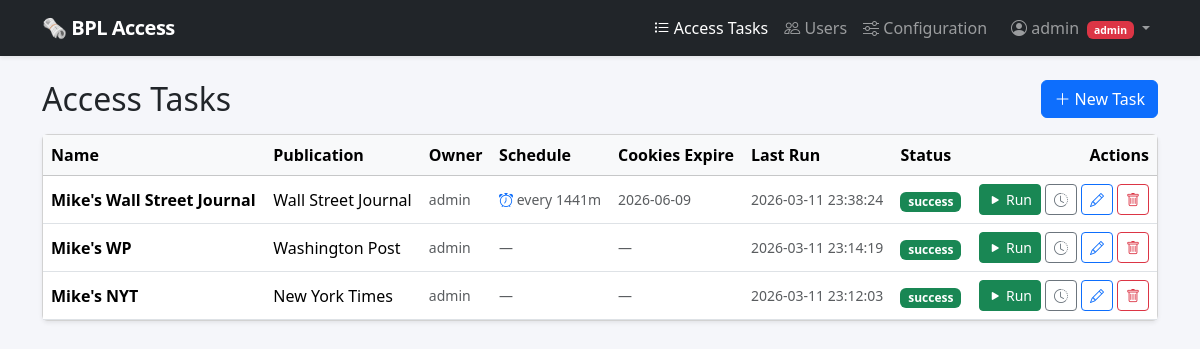
Page /tasks (signed in) on the committed database.
### tables this page shows
CREATE TABLE users (
                id           INTEGER PRIMARY KEY AUTOINCREMENT,
                username     TEXT    NOT NULL UNIQUE COLLATE NOCASE,
                password     TEXT    NOT NULL,
                salt         TEXT    NOT NULL,
                is_admin     INTEGER NOT NULL DEFAULT 0,
                created_at   TEXT    NOT NULL DEFAULT (datetime('now'))
            );

CREATE TABLE tasks (
                id                  INTEGER PRIMARY KEY AUTOINCREMENT,
                name                TEXT    NOT NULL DEFAULT '',
                access_type         TEXT    NOT NULL CHECK (access_type IN ('nyt', 'wp', 'wsj')),
                library_card_number TEXT    NOT NULL DEFAULT '',
                library_last_name   TEXT    NOT NULL DEFAULT '',
                access_email        TEXT    NOT NULL DEFAULT '',
                access_password     TEXT    NOT NULL DEFAULT '',
                access_cookies      TEXT    NOT NULL DEFAULT '',
                created_at          TEXT    NOT NULL DEFAULT (datetime('now')),
                last_run_at         TEXT,
                last_run_status     TEXT
            , user_id INTEGER REFERENCES users(id) ON DELETE CASCADE, schedule_enabled  INTEGER NOT NULL DEFAULT 0, schedule_interval INTEGER NOT NULL DEFAULT 1440, next_run_at       TEXT, cookies_expire_at TEXT);

### app.py (the view)
@app.route("/")
@app.route("/tasks")
@login_required
def tasks():
    db = get_db()
    if current_user.is_admin:
        rows = db.execute(
            "SELECT t.*, u.username FROM tasks t JOIN users u ON u.id = t.user_id ORDER BY t.created_at DESC"
        ).fetchall()
    else:
        rows = db.execute(
            "SELECT t.*, u.username FROM tasks t JOIN users u ON u.id = t.user_id "
            "WHERE t.user_id = ? ORDER BY t.created_at DESC",
            (current_user.id,),
        ).fetchall()
    db.close()
    return render_template("tasks.html", tasks=rows)

### app.py (called while the page is built)
@app.context_processor
def inject_now_utc():
    return {"now_utc": datetime.now(timezone.utc).strftime("%Y-%m-%d %H:%M:%S")}

@login_manager.user_loader
def load_user(user_id):
    db  = get_db()
    row = db.execute("SELECT * FROM users WHERE id = ?", (user_id,)).fetchone()
    db.close()
    return User(row) if row else None

### db.py (called while the page is built)
def get_db() -> sqlite3.Connection:
    conn = sqlite3.connect(str(DB_PATH))
    conn.row_factory = sqlite3.Row
    conn.execute("PRAGMA foreign_keys = ON")
    return conn

### templates/tasks.html (shortened to what this page needs)
{% extends 'base.html' %}
{% block content %}
<div class="d-flex justify-content-between align-items-center mb-3">
  <h2 class="mb-0">Access Tasks</h2>
  <a href="{{ url_for('task_new') }}" class="btn btn-primary">
    <i class="bi bi-plus-lg"></i> New Task
  </a>
</div>
{% set labels = {'nyt': 'New York Times', 'wp': 'Washington Post', 'wsj': 'Wall Street Journal'} %}
{% set status_classes = {'success': 'success', 'failed': 'danger', 'running': 'warning'} %}
{% if tasks %}
<div class="card shadow-sm">
  <table class="table table-hover align-middle mb-0">
    <thead class="table-light">
      <tr>
        <th>Name</th>
        <th>Publication</th>
        {% if current_user.is_admin %}<th>Owner</th>{% endif %}
        <th>Schedule</th>
        <th>Cookies Expire</th>
        <th>Last Run</th>
        <th>Status</th>
        <th class="text-end">Actions</th>
      </tr>
    </thead>
    <tbody>
      {% for t in tasks %}
      <tr>
        <td class="fw-semibold">{{ t.name or '(unnamed)' }}</td>
        <td>{{ labels[t.access_type] }}</td>
        {% if current_user.is_admin %}
        <td class="text-muted small">{{ t.username }}</td>
        {% endif %}
        <td class="text-muted small">
          {% if t.schedule_enabled %}
            <i class="bi bi-alarm text-primary" title="Scheduled"></i>
            every {{ t.schedule_interval }}m
          {% else %}
            <span class="text-muted">—</span>
          {% endif %}
        </td>
        <td class="small">
          {% if t.cookies_expire_at %}
            <span class="
              {%- if t.cookies_expire_at < now_utc %} text-danger fw-semibold
              {%- elif t.cookies_expire_at[:7] <= now_utc[:7] %} text-warning fw-semibold
              {%- else %} text-muted
              {%- endif %}" title="{{ t.cookies_expire_at }} UTC">
              {{ t.cookies_expire_at[:10] }}
            </span>
          {% else %}
            <span class="text-muted">—</span>
          {% endif %}
        </td>
        <td class="text-muted small">{{ t.last_run_at or '—' }}</td>
        <td>
          {% if t.last_run_status %}
            <span class="badge bg-{{ status_classes.get(t.last_run_status, 'secondary') }}
                         {{ 'badge-running' if t.last_run_status == 'running' }}">
              {{ t.last_run_status }}
            </span>
          {% else %}
            <span class="text-muted">—</span>
          {% endif %}
        </td>
        <td class="text-end">
          <div class="d-flex gap-1 justify-content-end">
            <form method="post" action="{{ url_for('task_run', task_id=t.id) }}">
              <button class="btn btn-sm btn-success" title="Run now">
                <i class="bi bi-play-fill"></i> Run
              </button>
            </form>
            <a href="{{ url_for('task_runs', task_id=t.id) }}"
               class="btn btn-sm btn-outline-secondary" title="Run history">
              <i class="bi bi-clock-history"></i>
            </a>
            <a href="{{ url_for('task_edit', task_id=t.id) }}"
               class="btn btn-sm btn-outline-primary" title="Edit">
              <i class="bi bi-pencil"></i>
            </a>
            <form method="post" action="{{ url_for('task_delete', task_id=t.id) }}"
                  onsubmit="return confirm('Delete task \'{{ t.name or t.id }}\'?')">
              <button class="btn btn-sm btn-outline-danger" title="Delete">
                <i class="bi bi-trash"></i>
              </button>
            </form>
          </div>
        </td>
      </tr>
      {% endfor %}
    </tbody>
  </table>
</div>
{% else %}
<div class="text-center py-5 text-muted">
  <i class="bi bi-inbox fs-1 d-block mb-2"></i>
  No tasks yet. <a href="{{ url_for('task_new') }}">Create one.</a>
</div>
{% endif %}
{% endblock %}

### templates/base.html (shortened to what this page needs)
<!doctype html>
<html lang="en">
<head>
  <link rel="stylesheet" href="https://cdn.jsdelivr.net/npm/bootstrap@5.3.3/dist/css/bootstrap.min.css">
  <link rel="stylesheet" href="https://cdn.jsdelivr.net/npm/bootstrap-icons@1.11.3/font/bootstrap-icons.min.css">
</head>
<body>
<nav class="navbar navbar-expand-sm navbar-dark bg-dark mb-4 shadow-sm">
  <div class="container">
    <a class="navbar-brand" href="{{ url_for('tasks') }}">🗞 BPL Access</a>
    <div class="collapse navbar-collapse" id="nav">
      <ul class="navbar-nav ms-auto">
        <li class="nav-item">
          <a class="nav-link {% if request.endpoint in ('tasks','task_new','task_edit','task_runs','run_detail') %}active{% endif %}"
             href="{{ url_for('tasks') }}">
            <i class="bi bi-list-task"></i> Access Tasks
          </a>
        </li>
        {% if current_user.is_authenticated and current_user.is_admin %}
        <li class="nav-item">
          <a class="nav-link {% if request.endpoint in ('user_list','user_new','user_edit') %}active{% endif %}"
             href="{{ url_for('user_list') }}">
            <i class="bi bi-people"></i> Users
          </a>
        </li>
        <li class="nav-item">
          <a class="nav-link {% if request.endpoint == 'config' %}active{% endif %}"
             href="{{ url_for('config') }}">
            <i class="bi bi-sliders"></i> Configuration
          </a>
        </li>
        {% endif %}
        {% if current_user.is_authenticated %}
        <li class="nav-item dropdown ms-2">
          <a class="nav-link dropdown-toggle" href="#" data-bs-toggle="dropdown">
            <i class="bi bi-person-circle"></i> {{ current_user.username }}
            {% if current_user.is_admin %}<span class="badge bg-danger ms-1" style="font-size:.65rem">admin</span>{% endif %}
          </a>
        </li>
        {% endif %}
      </ul>
    </div>
  </div>
</nav>
<div class="container pb-5">
  {% block content %}{% endblock %}
</div>
</body>
</html>

### templates/base.html (style rules this page uses)
body { background: #f5f6fa; }
.navbar-brand { font-weight: 700; letter-spacing: -.5px; }

### rows in the picture
users: username "admin"
tasks: name "Mike's Wall Street Journal", access_type "Wall Street Journal", username "admin", schedule_interval "1441", cookies_expire_at "2026-06-09", last_run_at "2026-03-11 23:38:24", last_run_status "success"
tasks: name "Mike's WP", access_type "Washington Post", username "admin", last_run_at "2026-03-11 23:14:19", last_run_status "success"
tasks: name "Mike's NYT", access_type "New York Times", username "admin", last_run_at "2026-03-11 23:12:03", last_run_status "success"
